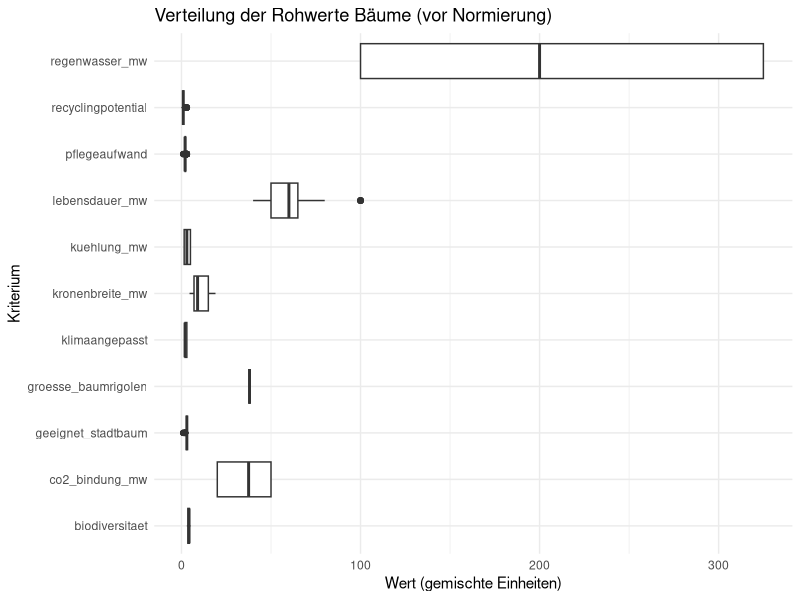
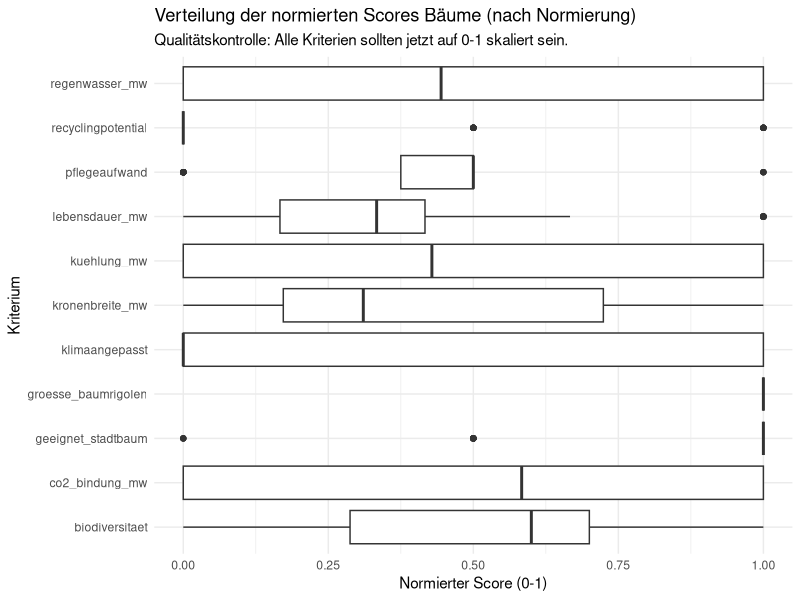
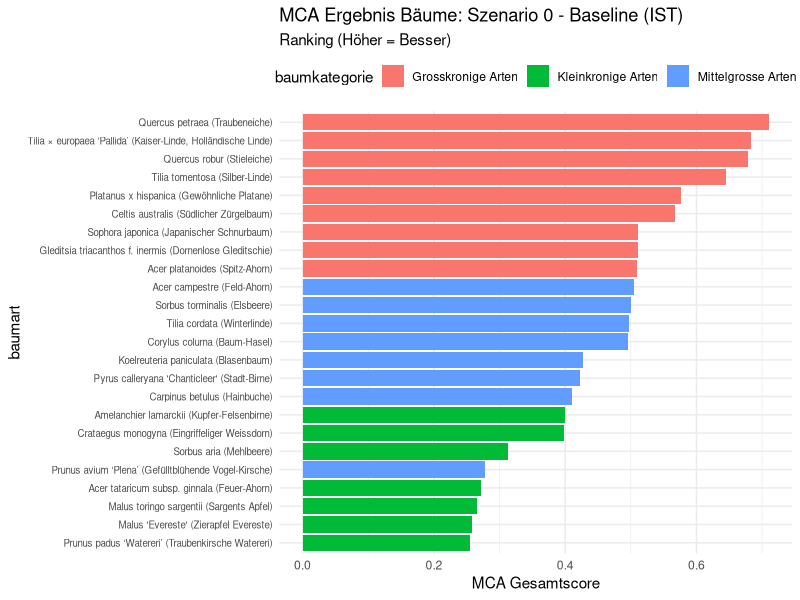
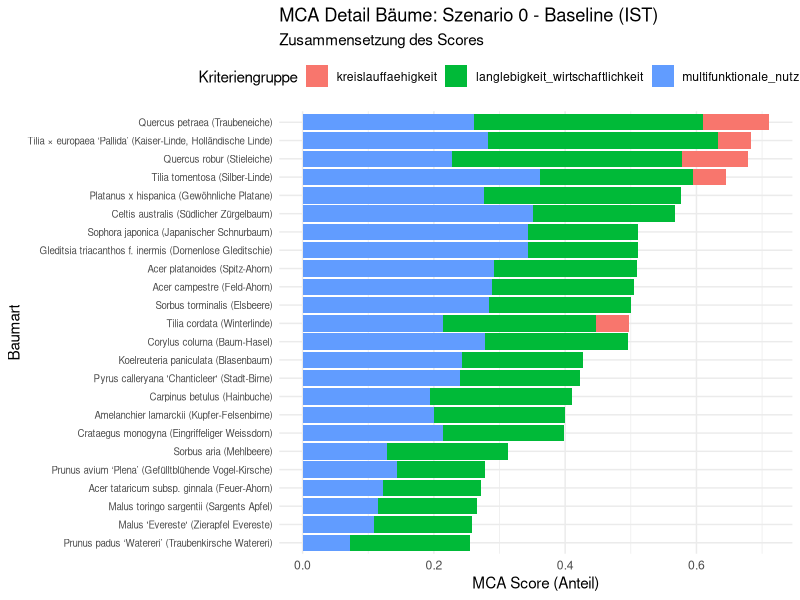
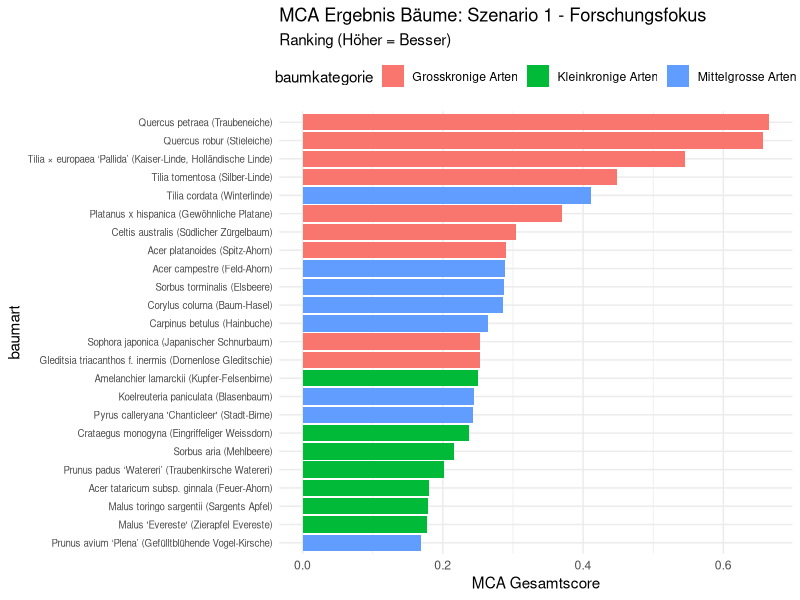
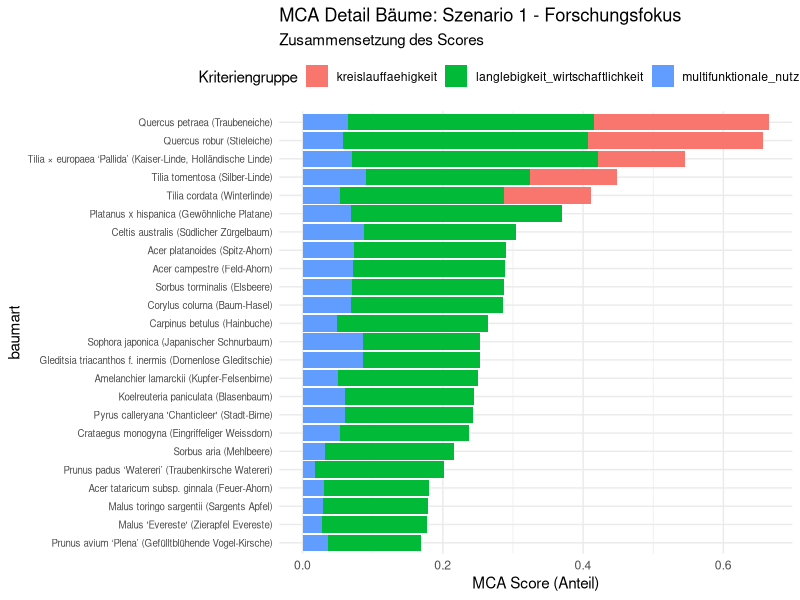
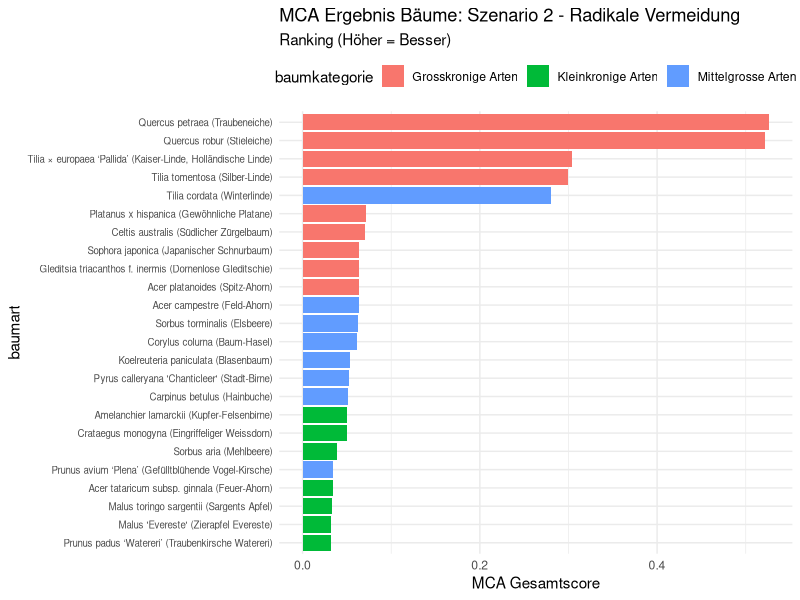
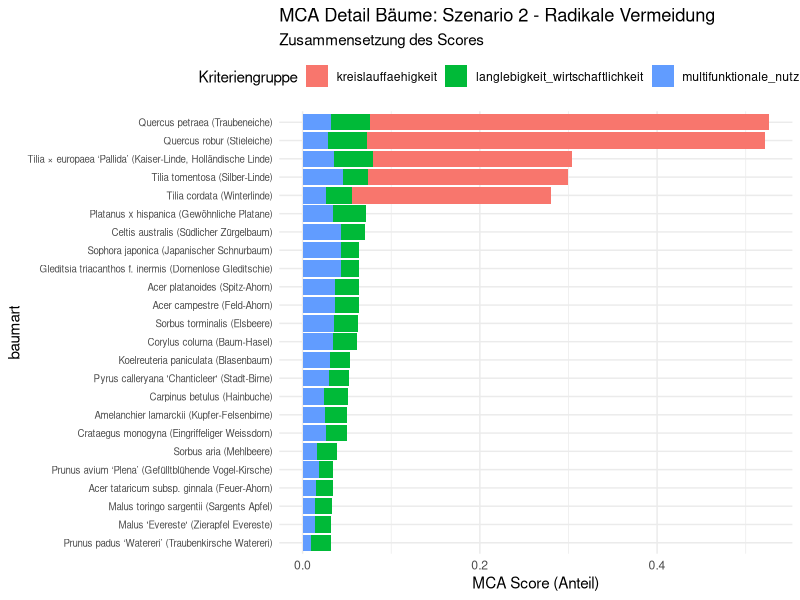

Source code (R) for these figures, in order: (Note: this script raises an error after producing the figures.)
## ---- chunk 1
library(tidyverse)
library(readr)
library(ggplot2)
library(forcats)
library(tidytext)

# RAGG als Grafik-Gerät verwenden
options(quarto.graphics = "ragg")

## ---- chunk 2
# Liest die Rohdaten für die Bäume ein
df_baeume_raw <- read_delim(
  "01_data_input/Baeume_tidy.csv", delim = ";"
)

# Liest die Gewichtungen für alle vier Szenarien ein
weights_s0_raw <- read_delim(
  "01_data_input/Baeume_Gewichtung_Szenario0.csv",
  delim = ";"
)
weights_s1_raw <- read_delim(
  "01_data_input/Baeume_Gewichtung_Szenario1.csv",
  delim = ";"
)
weights_s2_raw <- read_delim(
  "01_data_input/Baeume_Gewichtung_Szenario2.csv",
  delim = ";"
)
weights_s3_raw <- read_delim(
  "01_data_input/Baeume_Gewichtung_Szenario3.csv",
  delim = ";"
)
## ---- chunk 3
# A. Bereinigung der Rohdaten (Baeume_tidy.csv)
# Wähle die relevanten Spalten aus
df_baeume <- df_baeume_raw %>%
  select(baumkategorie, baumart, lebensdauer_mw:recyclingpotential) 

# B. Bereinigung der Gewichtungen (ALLE SZENARIEN)
df_weights_s0 <- weights_s0_raw %>%
  mutate(szenario = "Szenario 0: Baseline (IST)")
df_weights_s1 <- weights_s1_raw %>%
  mutate(szenario = "Szenario 1: Forschungsfokus")
df_weights_s2 <- weights_s2_raw %>%
  mutate(szenario = "Szenario 2: Radikale Vermeidung")
df_weights_s3 <- weights_s3_raw %>%
  mutate(szenario = "Szenario 3: Radikaler Lebenszyklus")

# Zusammenführen zu einer Tabelle und Gesamtgewicht berechnen
df_weights <- bind_rows(df_weights_s0, df_weights_s1, df_weights_s2, df_weights_s3) %>%
  mutate(
    gewicht = group_weight * within_group_weight
  ) %>%
  rename(
    bewertungskategorie = criterion_id
  ) %>%
  select(szenario, bewertungskategorie, gewicht, group_id)

print("--- Finale Gewichtungs-Tabelle Bäume (df_weights) ---")
print(df_weights, n = 48) # 4 Szenarien * 12 Zeilen (11 Kriterien + 1 leere)



## ---- chunk 4
# 3.1 Wide-to-Long: Transformation der Rohdaten
df_baeume_long <- df_baeume %>%
  pivot_longer(
    # Nimmt alle Spalten von lebensdauer_mw bis recyclingpotential
    cols = c(lebensdauer_mw:recyclingpotential),
    # ------------------------------------
    names_to = "bewertungskategorie",
    values_to = "wert"
  )

# 3.2 JOIN: Verknüpfung mit Gewichtungstabelle
df_baeume_joined <- df_baeume_long %>%
  left_join(df_weights,
            by = "bewertungskategorie",
            relationship = "many-to-many"
  )
## ---- chunk 5
# Boxplot der Rohwerte für Bäume
plot_rohwerte_baeume <- ggplot(df_baeume_joined, aes(x = bewertungskategorie, y = wert)) +
  geom_boxplot() +
  coord_flip() +
  labs(
    title = "Verteilung der Rohwerte Bäume (vor Normierung)",
    x = "Kriterium",
    y = "Wert (gemischte Einheiten)"
  ) +
  theme_minimal()

print(plot_rohwerte_baeume)
ggsave("02_export/plots/check_01_rohwerte_verteilung_baeume.png", plot = plot_rohwerte_baeume, width = 10, height = 7)


## ---- chunk 6
# 5.1 Definieren: Welche Baum-Kriterien sind 'schlechter', wenn sie 'höher' sind?
kriterien_lower_is_better_baeume <- c(
  "pflegeaufwand",
  "groesse_baumrigolen"
)
# ----------------------------------

# 5.2 Min-Max-Skalierung (Normierung)

# 5.2a: Min/Max-Werte berechnen
df_baeume_with_minmax <- df_baeume_joined %>%
  filter(!is.na(wert)) %>%
  filter(!is.na(gewicht)) %>% # Ignoriert Kriterien ohne Gewicht (wie 'umweltbelastung')
  group_by(bewertungskategorie) %>%
  mutate(
    min_wert = min(wert, na.rm = TRUE),
    max_wert = max(wert, na.rm = TRUE)
  ) %>%
  ungroup()

# Überprüfung Min/Max
df_min_max_summary_baeume <- df_baeume_with_minmax %>%
  select(bewertungskategorie, min_wert, max_wert) %>%
  distinct()

print("--- Min/Max-Werte pro Baum-Kriterium ---")
print(df_min_max_summary_baeume)

# 5.2b: Skalierung auf 0-1 berechnen
df_baeume_normalized <- df_baeume_with_minmax %>%
  mutate(
    score_normiert = case_when(
      (max_wert - min_wert) == 0 ~ 1,
      !(bewertungskategorie %in% kriterien_lower_is_better_baeume) ~ (wert - min_wert) / (max_wert - min_wert),
      bewertungskategorie %in% kriterien_lower_is_better_baeume ~ 1 - ((wert - min_wert) / (max_wert - min_wert))
      )
    )
## ---- chunk 7
# Boxplot der normierten Scores für Bäume
plot_normiert_baeume <- ggplot(df_baeume_normalized, aes(x = bewertungskategorie, y = score_normiert)) +
  geom_boxplot() +
  coord_flip() +
  scale_y_continuous(limits = c(0, 1)) +
  labs(
    title = "Verteilung der normierten Scores Bäume (nach Normierung)",
    subtitle = "Qualitätskontrolle: Alle Kriterien sollten jetzt auf 0-1 skaliert sein.",
    x = "Kriterium",
    y = "Normierter Score (0-1)"
  ) +
  theme_minimal()

print(plot_normiert_baeume)
ggsave("02_export/plots/check_02_normierte_scores_baeume.png", plot = plot_normiert_baeume, width = 10, height = 7)

## ---- chunk 8
# 7.1 Berechnung des gewichteten Scores
df_mca_calculated_baeume <- df_baeume_normalized %>%
  mutate(
    MCA_score_kriterium = score_normiert * gewicht
  )

# 7.2 Aggregation pro Baum & Szenario
# (Verwendet 100% saubere Leerzeichen und Kleinbuchstaben)
df_mca_total_baeume <- df_mca_calculated_baeume %>%
  group_by(szenario, baumkategorie, baumart) %>%
  summarise(
    MCA_gesamtscore = sum(MCA_score_kriterium, na.rm = TRUE),
    .groups = 'drop' # Hebt die Gruppierung sauber auf
  ) %>%
  arrange(szenario, desc(MCA_gesamtscore))

# Anzeigen der Ergebnisse (sollte jetzt 100 Zeilen haben = 25 Bäume * 4 Szenarien)
print("--- MCA Gesamtergebnis Bäume (sortiert) ---")
print(df_mca_total_baeume, n = Inf) 


# ---
# 7.3 - Auswahl der Top 3 Bäume pro Szenario
# ---
N_BAEUME_AUSWAEHLEN <- 3

df_sieger_baeume <- df_mca_total_baeume %>%
  group_by(szenario) %>%
  slice_max(MCA_gesamtscore, n = N_BAEUME_AUSWAEHLEN) %>%
  ungroup() %>%
  arrange(szenario, desc(MCA_gesamtscore))

print(paste("--- Top", N_BAEUME_AUSWAEHLEN, "Bäume pro Szenario (für Artenvielfalt) ---"))
print(df_sieger_baeume, n = Inf)
# ----------------------------------------------------
## ---- chunk 9

#| label: fig-mca-plot-s0-lc
#| fig.width: 13
#| fig.height: 9
#| out.width: "95%"
#| dpi: 300

# --- Plot 1: Ranking ---
data_s0 <- df_mca_total_baeume %>% filter(szenario == "Szenario 0: Baseline (IST)")

plot_s0_rank <- ggplot(data_s0,
       aes(x = MCA_gesamtscore,
           y = fct_reorder(baumart, MCA_gesamtscore),
           fill = baumkategorie)) +
           # -------------------------------
  geom_col() +
  labs(
    title = "MCA Ergebnis Bäume: Szenario 0 - Baseline (IST)",
    subtitle = "Ranking (Höher = Besser)",
    x = "MCA Gesamtscore",
    y = "baumart",
    fill = "baumkategorie"
    # -------------------------------
  ) +
  theme_minimal() +
  theme(legend.position = "top", axis.text.y = element_text(size = 7))

print(plot_s0_rank)
ggsave("02_export/plots/mca_gesamtergebnis_s0_baeume.png",
       plot = plot_s0_rank, width = 13, height = 9, units = "in", dpi = 300)

# --- Plot 2: Stacked Detail ---
df_mca_groups_baeume_plot <- df_mca_calculated_baeume %>%
  group_by(szenario, baumkategorie, baumart, group_id) %>%
  summarise(gruppen_score = sum(MCA_score_kriterium, na.rm = TRUE), .groups = 'drop') %>%
  # Join mit df_mca_total_baeume 
  left_join(df_mca_total_baeume, by = c("szenario", "baumkategorie", "baumart"))

data_s0_groups <- df_mca_groups_baeume_plot %>% filter(szenario == "Szenario 0: Baseline (IST)")
# ---------------------------------------------

plot_s0_stack <- ggplot(data_s0_groups,
       aes(x = gruppen_score,
           y = fct_reorder(baumart, MCA_gesamtscore),
           fill = group_id)) +
           # -------------------------------
  geom_col(position = "stack") +
  labs(
    title = "MCA Detail Bäume: Szenario 0 - Baseline (IST)",
    subtitle = "Zusammensetzung des Scores",
    x = "MCA Score (Anteil)",
    y = "Baumart",
    fill = "Kriteriengruppe"
  ) +
  theme_minimal() +
  theme(legend.position = "top", axis.text.y = element_text(size = 7))

print(plot_s0_stack)
ggsave("02_export/plots/mca_detail_gruppen_s0_baeume.png",
       plot = plot_s0_stack, width = 13, height = 9, units = "in", dpi = 300)

## ---- chunk 10

#| label: fig-mca-plots-s1-lc
#| fig.width: 13
#| fig.height: 9
#| out.width: "95%"
#| dpi: 300

# --- Plot 1: Ranking ---
data_s1 <- df_mca_total_baeume %>% filter(szenario == "Szenario 1: Forschungsfokus")

plot_s1_rank <- ggplot(data_s1,
       aes(x = MCA_gesamtscore,
           y = fct_reorder(baumart, MCA_gesamtscore), # lc
           fill = baumkategorie)) + # lc
  geom_col() +
  labs(
    title = "MCA Ergebnis Bäume: Szenario 1 - Forschungsfokus",
    subtitle = "Ranking (Höher = Besser)",
    x = "MCA Gesamtscore", y = "baumart", fill = "baumkategorie" # lc
  ) +
  theme_minimal() +
  theme(legend.position = "top", axis.text.y = element_text(size = 7))

print(plot_s1_rank)
ggsave("02_export/plots/mca_gesamtergebnis_s1_baeume.png",
       plot = plot_s1_rank, width = 13, height = 9, units = "in", dpi = 300)

# --- Plot 2: Stacked Detail ---
data_s1_groups <- df_mca_groups_baeume_plot %>% filter(szenario == "Szenario 1: Forschungsfokus") # Uses df calculated above

plot_s1_stack <- ggplot(data_s1_groups,
       aes(x = gruppen_score,
           y = fct_reorder(baumart, MCA_gesamtscore), # lc
           fill = group_id)) +
  geom_col(position = "stack") +
  labs(
    title = "MCA Detail Bäume: Szenario 1 - Forschungsfokus",
    subtitle = "Zusammensetzung des Scores",
     x = "MCA Score (Anteil)", y = "baumart", fill = "Kriteriengruppe" # lc
  ) +
  theme_minimal() +
  theme(legend.position = "top", axis.text.y = element_text(size = 7))

print(plot_s1_stack)
ggsave("02_export/plots/mca_detail_gruppen_s1_baeume.png",
       plot = plot_s1_stack, width = 13, height = 9, units = "in", dpi = 300)
## ---- chunk 11
#| label: fig-mca-plots-s2-lc
#| fig.width: 13
#| fig.height: 9
#| out.width: "95%"
#| dpi: 300

# --- Plot 1: Ranking ---
data_s2 <- df_mca_total_baeume %>% filter(szenario == "Szenario 2: Radikale Vermeidung")

plot_s2_rank <- ggplot(data_s2,
       aes(x = MCA_gesamtscore,
           y = fct_reorder(baumart, MCA_gesamtscore), # lc
           fill = baumkategorie)) + # lc
  geom_col() +
  labs(
    title = "MCA Ergebnis Bäume: Szenario 2 - Radikale Vermeidung",
    subtitle = "Ranking (Höher = Besser)",
    x = "MCA Gesamtscore", y = "baumart", fill = "baumkategorie" # lc
  ) +
  theme_minimal() +
  theme(legend.position = "top", axis.text.y = element_text(size = 7))

print(plot_s2_rank)
ggsave("02_export/plots/mca_gesamtergebnis_s2_baeume.png",
       plot = plot_s2_rank, width = 13, height = 9, units = "in", dpi = 300)

# --- Plot 2: Stacked Detail ---
data_s2_groups <- df_mca_groups_baeume_plot %>% filter(szenario == "Szenario 2: Radikale Vermeidung") # Uses df calculated above

plot_s2_stack <- ggplot(data_s2_groups,
       aes(x = gruppen_score,
           y = fct_reorder(baumart, MCA_gesamtscore), # lc
           fill = group_id)) +
  geom_col(position = "stack") +
  labs(
    title = "MCA Detail Bäume: Szenario 2 - Radikale Vermeidung",
    subtitle = "Zusammensetzung des Scores",
    x = "MCA Score (Anteil)", y = "baumart", fill = "Kriteriengruppe" # lc
  ) +
  theme_minimal() +
  theme(legend.position = "top", axis.text.y = element_text(size = 7))

print(plot_s2_stack)
ggsave("02_export/plots/mca_detail_gruppen_s2_baeume.png",
       plot = plot_s2_stack, width = 13, height = 9, units = "in", dpi = 300)
## ---- chunk 12

#| label: fig-mca-plots-s3-lc
#| fig.width: 13
#| fig.height: 9
#| out.width: "95%"
#| dpi: 300

# --- Plot 1: Ranking ---
data_s3 <- df_mca_total_baeume %>% filter(szenario == "Szenario 3: Radikaler Lebenszyklus")

plot_s3_rank <- ggplot(data_s3,
       aes(x = MCA_gesamtscore,
           y = fct_reorder(baumart, MCA_gesamtscore), # lc
           fill = baumkategorie)) + # lc
  geom_col() +
  labs(
    title = "MCA Ergebnis Bäume: Szenario 3 - Radikaler Lebenszyklus",
    subtitle = "Ranking (Höher = Besser)",
     x = "MCA Gesamtscore", y = "Baumart", fill = "Baumkategorie" # lc
  ) +
  theme_minimal() +
  theme(legend.position = "top", axis.text.y = element_text(size = 7))

print(plot_s3_rank)
ggsave("02_export/plots/mca_gesamtergebnis_s3_baeume.png",
       plot = plot_s3_rank, width = 13, height = 9, units = "in", dpi = 300)

# --- Plot 2: Stacked Detail ---
data_s3_groups <- df_mca_groups_baeume_plot %>% filter(szenario == "Szenario 3: Radikaler Lebenszyklus") # Uses df calculated above

plot_s3_stack <- ggplot(data_s3_groups,
       aes(x = gruppen_score,
           y = fct_reorder(baumart, MCA_gesamtscore), # lc
           fill = group_id)) +
  geom_col(position = "stack") +
  labs(
    title = "MCA Detail Bäume: Szenario 3 - Radikaler Lebenszyklus",
    subtitle = "Zusammensetzung des Scores",
     x = "MCA Score (Anteil)", y = "Baumart", fill = "Kriteriengruppe" # lc
  ) +
  theme_minimal() +
  theme(legend.position = "top", axis.text.y = element_text(size = 7))

print(plot_s3_stack)
ggsave("02_export/plots/mca_detail_gruppen_s3_baeume.png",
       plot = plot_s3_stack, width = 13, height = 9, units = "in", dpi = 300)

## ---- chunk 13

# 1. Speichern der finalen MCA-Rangliste (alle Bäume, alle Szenarien)
write_csv2(
  df_mca_total_baeume,
  file = "02_export/tables/mca_rangliste_alle_szenarien_baeume.csv"
)

# 2. Speichern der kompletten Berechnungs-Details
write_csv2(
  df_mca_calculated_baeume,
  file = "02_export/tables/mca_details_berechnung_alle_szenarien_baeume.csv"
)

# ---
# 3. (WICHTIG) Speichern der Top-3-Auswahl für die Zeitstrahl-Analyse
# ---
write_csv2(
  df_sieger_baeume, # Das Objekt, das du in Block 7.3 erstellt hast
  file = "02_export/tables/mca_top3_baeume_pro_szenario.csv"
)
